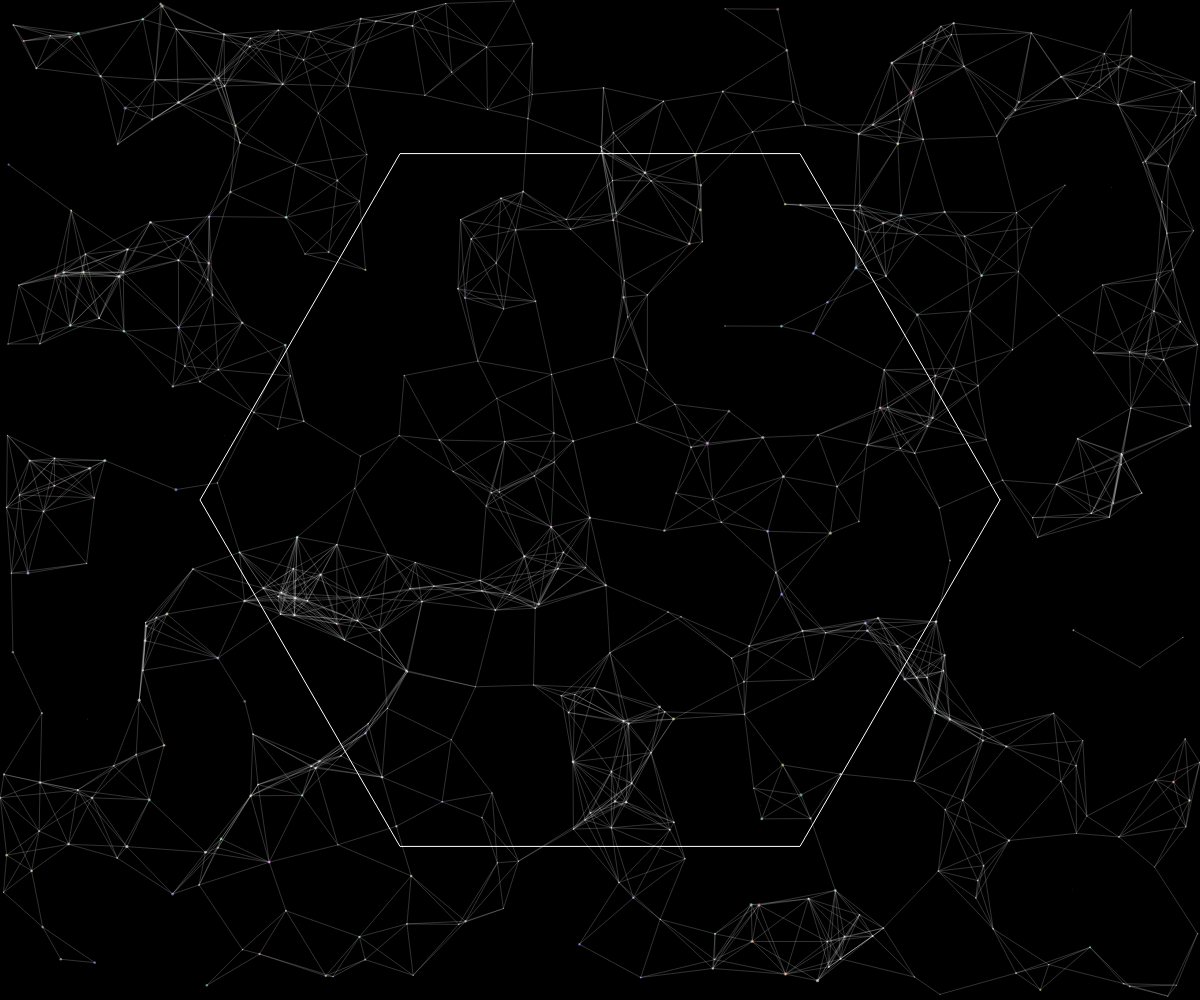
Frame 1 (no input)
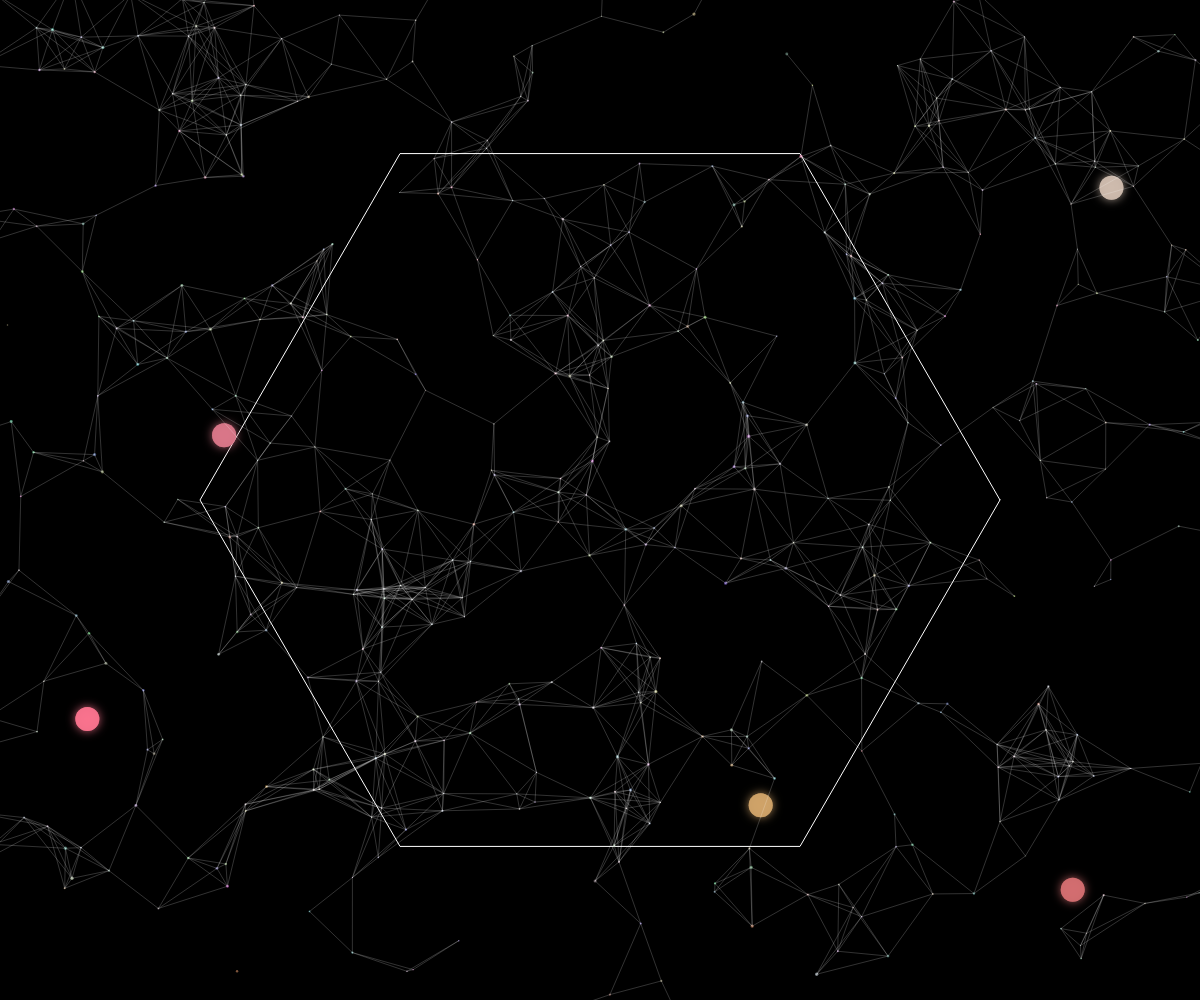
Frame 60 (no input)
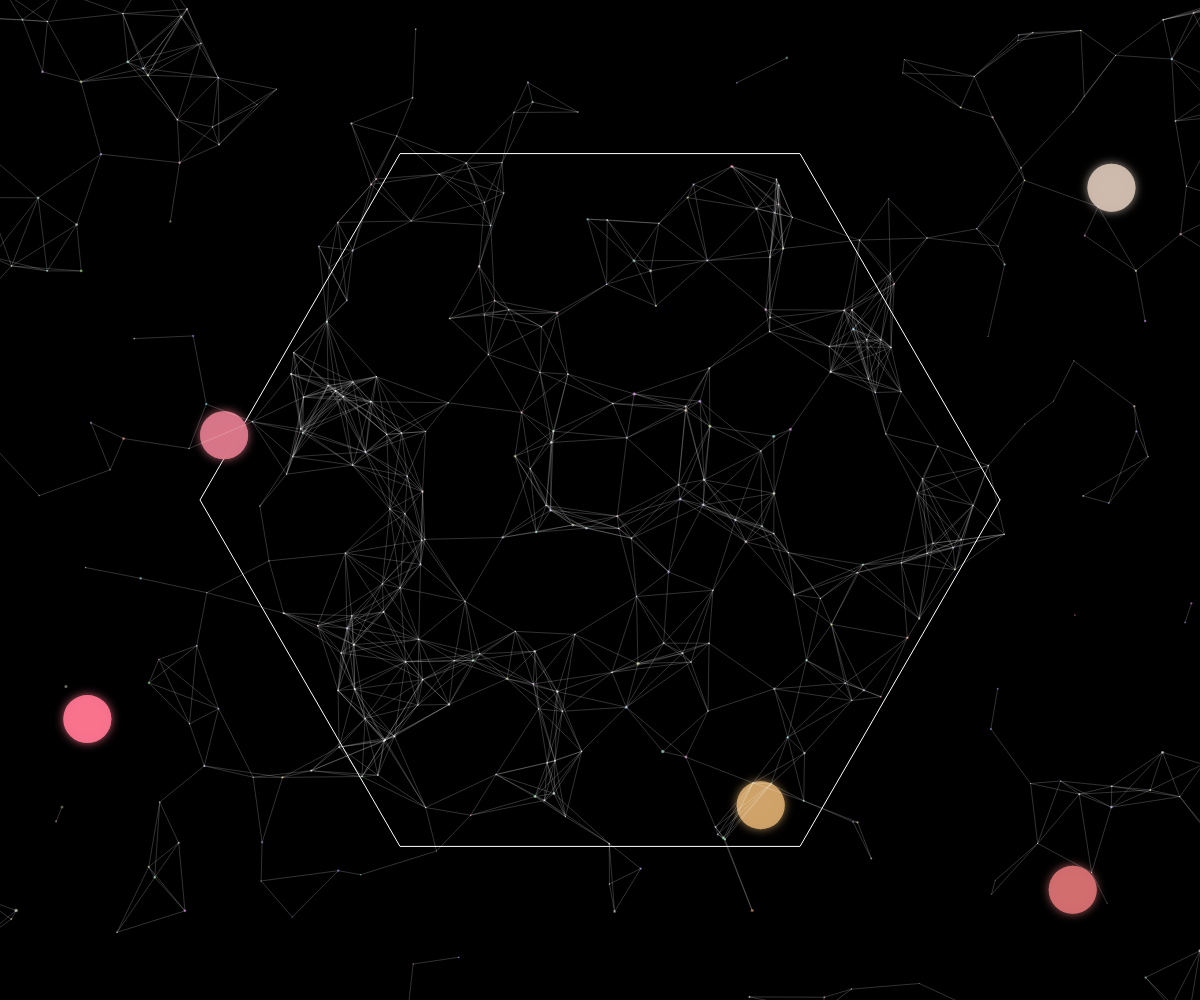
Frame 120 (the mouse pressed at the canvas centre since frame 60)

The p5.js sketch that drew these frames (run headless with seeded random() and noise() and a simulated clock; from frame 60 on, the mouse is pressed at the canvas centre):

// p5.js sketch
// ── sketch.js
let hexPoints;
let particles = [];
let stationaryPockets = [];
let time = 0;

function setup() {
  createCanvas(windowWidth, windowHeight);
  angleMode(RADIANS);

  // Precompute hexagon vertices
  const radius = min(width, height) * 0.4;
  hexPoints = [];
  for (let i = 0; i < 6; i++) {
    const angle = TWO_PI * i / 6;
    hexPoints.push(createVector(
      width/2 + radius * cos(angle),
      height/2 + radius * sin(angle)
    ));
  }

  // Initialize particles
  for (let i = 0; i < 500; i++) {
    particles.push({
      pos: createVector(random(width), random(height)),
      vel: p5.Vector.random2D().mult(random(0.5, 2)),
      size: random(1, 3),
      color: color(random(100, 255), random(100, 255), random(100, 255), 150)
    });
  }

  // Initialize stationary pockets
  for (let i = 0; i < 5; i++) {
    stationaryPockets.push({
      center: createVector(random(width), random(height)),
      radius: 0,
      maxRadius: random(30, 80),
      color: color(random(200, 255), random(100, 200), random(100, 200), 200)
    });
  }
}

function draw() {
  background(0);
  time += 0.01;

  // Draw hexagon boundary
  stroke(255);
  noFill();
  beginShape();
  for (let p of hexPoints) {
    vertex(p.x, p.y);
  }
  endShape(CLOSE);

  // Update and draw particles
  for (let p of particles) {
    // Apply velocity
    p.pos.add(p.vel);

    // Boundary check - bounce off hexagon
    if (!isInsideHex(p.pos)) {
      // Simple reflection
      let closest = getClosestEdge(p.pos);
      let normal = createVector(-closest.y, closest.x).normalize();
      p.vel.reflect(normal);
      p.pos.add(p.vel);
    }

    // Draw particle with organic motion
    fill(p.color);
    noStroke();
    ellipse(p.pos.x, p.pos.y, p.size + sin(time + p.pos.x * 0.01) * 0.5);
  }

  // Update and draw stationary pockets
  for (let pocket of stationaryPockets) {
    if (pocket.radius < pocket.maxRadius) {
      pocket.radius += 0.2;
    }

    fill(pocket.color);
    noStroke();
    ellipse(pocket.center.x, pocket.center.y, pocket.radius * 2);

    // Draw a subtle glow effect
    drawingContext.shadowBlur = 10;
    drawingContext.shadowColor = color(red(pocket.color), green(pocket.color), blue(pocket.color));
    ellipse(pocket.center.x, pocket.center.y, pocket.radius * 2);
    drawingContext.shadowBlur = 0;
  }

  // Draw connecting lines between nearby particles
  beginShape(LINES);
  stroke(255, 50);
  noFill();
  
  for (let i = 0; i < particles.length; i++) {
    const p1 = particles[i];
    for (let j = i + 1; j < particles.length; j++) {
      const p2 = particles[j];
      const d = dist(p1.pos.x, p1.pos.y, p2.pos.x, p2.pos.y);
      if (d < 80) {
        vertex(p1.pos.x, p1.pos.y);
        vertex(p2.pos.x, p2.pos.y);
      }
    }
  }
  
  endShape();
}

function isInsideHex(point) {
  // Simple point-in-polygon check using ray casting
  let inside = false;
  for (let i = 0, j = hexPoints.length - 1; i < hexPoints.length; j = i++) {
    if (((hexPoints[i].y > point.y) !== (hexPoints[j].y > point.y)) &&
        (point.x < (hexPoints[j].x - hexPoints[i].x) * (point.y - hexPoints[i].y) / (hexPoints[j].y - hexPoints[i].y) + hexPoints[i].x)) {
      inside = !inside;
    }
  }
  return inside;
}

function getClosestEdge(point) {
  // Return the closest edge normal vector
  let minDist = Infinity;
  let closestEdge = null;
  
  for (let i = 0; i < hexPoints.length; i++) {
    const a = hexPoints[i];
    const b = hexPoints[(i + 1) % hexPoints.length];
    
    // Vector from a to b
    const ab = p5.Vector.sub(b, a);
    // Vector from a to point
    const ap = p5.Vector.sub(point, a);
    
    // Project ap onto ab
    const t = ap.dot(ab) / ab.magSq();
    
    let closest;
    if (t < 0) {
      closest = a;
    } else if (t > 1) {
      closest = b;
    } else {
      closest = p5.Vector.add(a, ab.copy().mult(t));
    }
    
    const dist = point.dist(closest);
    if (dist < minDist) {
      minDist = dist;
      closestEdge = closest;
    }
  }
  
  return p5.Vector.sub(point, closestEdge).normalize();
}

function windowResized() {
  resizeCanvas(windowWidth, windowHeight);
}
